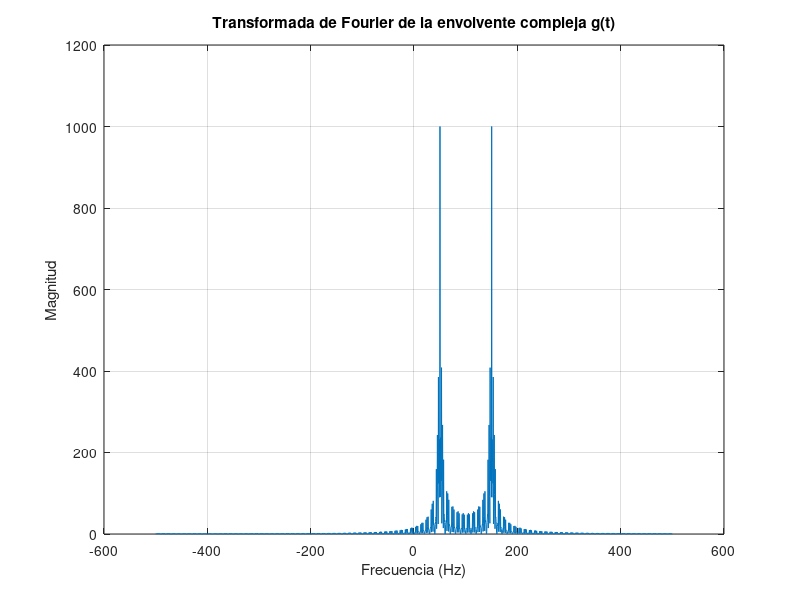

This figure's MATLAB source:
clear; clc; close all;

fs = 1000;
Tb = 0.1;
N = 20;

t_bit = 0:1/fs:Tb-1/fs;
t = 0:1/fs:N*Tb-1/fs;

bits = randi([0 1], 1, N);

f0 = 50;
f1 = 150;

g = [];

for i = 1:N
    f_bit = bits(i)*f1 + (1-bits(i))*f0;
    g_bit = exp(1j*2*pi*f_bit*t_bit);
    g = [g, g_bit];
end

G = fftshift(fft(g));
Nfft = length(g);
f = linspace(-fs/2, fs/2, Nfft);

figure;
plot(f, abs(G));
xlabel('Frecuencia (Hz)');
ylabel('Magnitud');
title('Transformada de Fourier de la envolvente compleja g(t)');
grid on;
